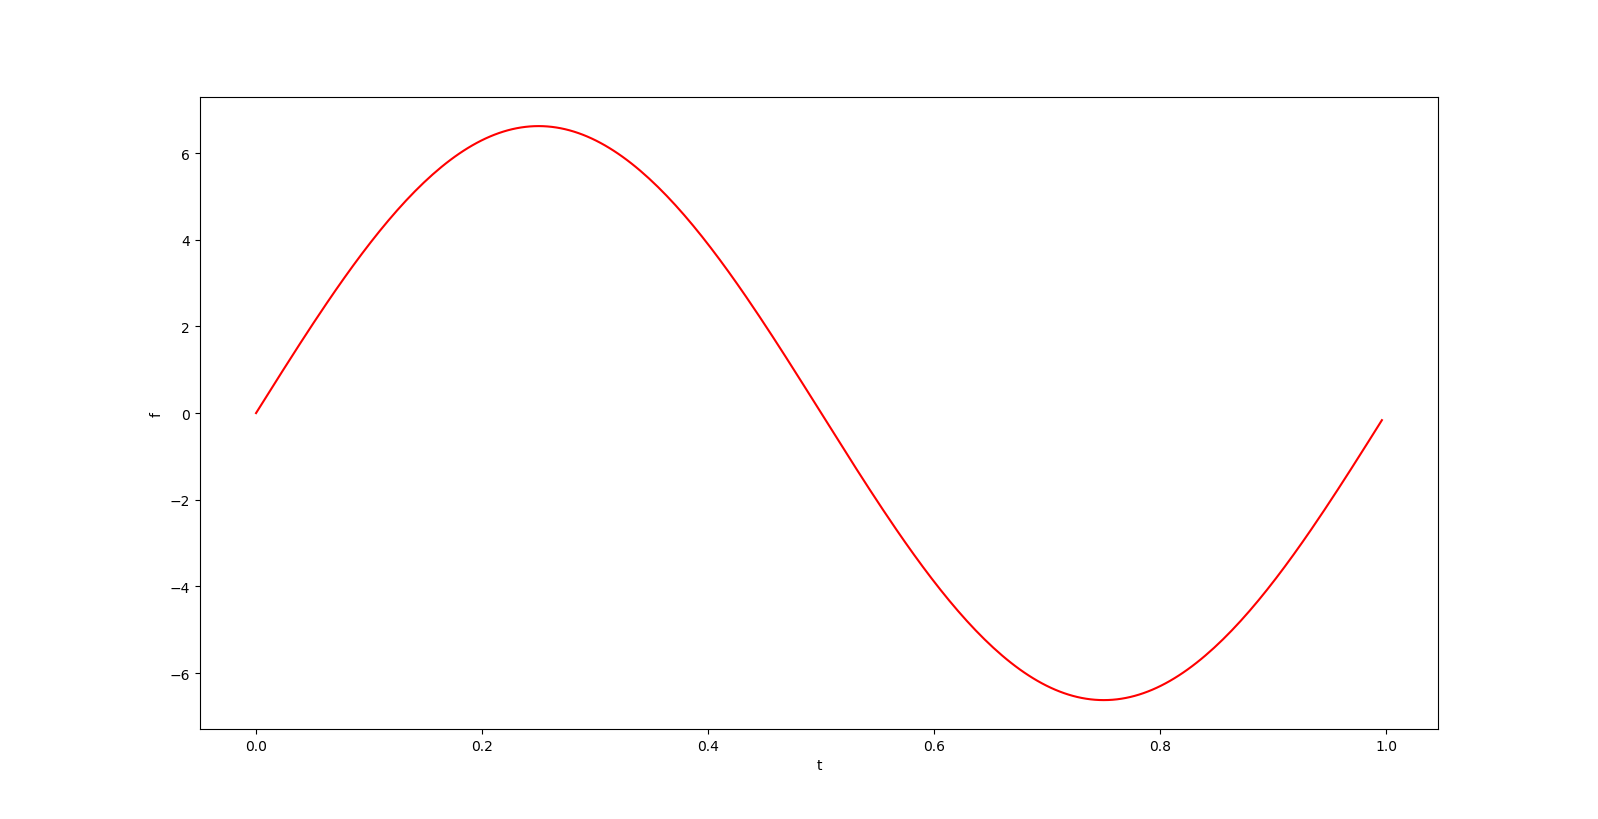

Source code (Python):


from numpy import array, arange
from math import sin, pi
import matplotlib.pyplot as plt
import random

def f():
	amplitude=random.uniform(1,10)
	sin_sig = array([amplitude*sin((2.*pi/256)*t) for t in range(256)])
	plt.plot(arange(0,1,1.0/256), sin_sig, 'r')
	plt.xlabel('t')
	plt.ylabel('f')
	plt.show()
	return amplitude*0.637

print (f())
